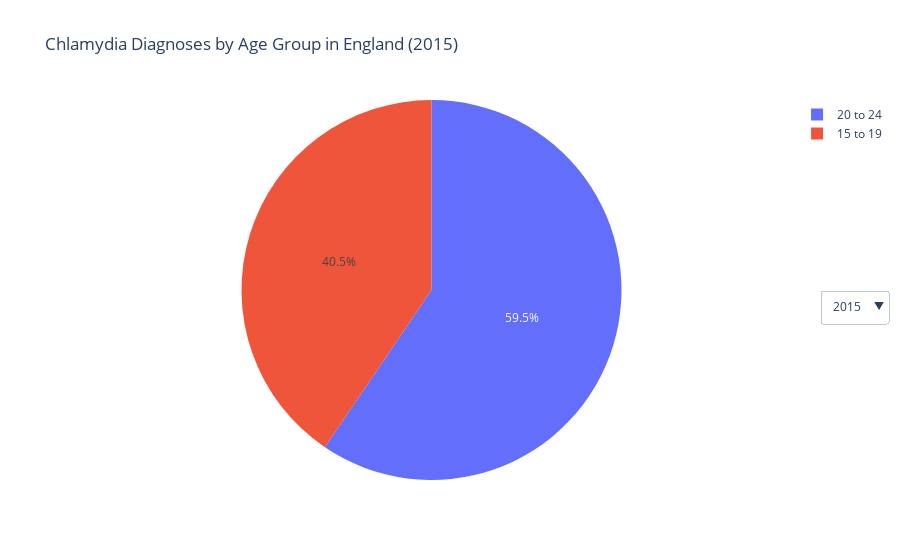

Notebook code for this chart:
### Code cell
# Interatively visualising how the proportions of Chlamydia Diagnoses by Age Group change annually using a Pie Chart and Dropdown menu system.

# Select the two relevant age groups
age_df = chlamydia_df.loc[[10, 11], ['Age', '2015', '2016', '2017', '2018', '2019',
                                     '2020', '2021', '2022', '2023', '2024']]

# Create a figure with one pie chart per year
fig = go.Figure()

years = age_df.columns[1:]  # all year columns
for i, year in enumerate(years):
    fig.add_trace(
        go.Pie(
            labels=age_df['Age'],
            values=age_df[year],
            name=str(year),
            visible=(i == 0)  # only first year visible at start
        )
    )

# Create buttons for each year
buttons = []
for i, year in enumerate(years):
    # Visible array: True for the selected year, False for others
    visible_array = [False] * len(years)
    visible_array[i] = True
    buttons.append(dict(label=str(year),
                        method="update",
                        args=[{"visible": visible_array},
                              {"title": f"Chlamydia Diagnoses by Age Group in England ({year})"}]))

# Add dropdown menu
fig.update_layout(
    updatemenus=[dict(
        active=0,
        buttons=buttons,
        x=1.15,
        y=0.5
    )],
    title=f"Chlamydia Diagnoses by Age Group in England ({years[0]})"
)

fig.show()

### Figure 1 — Plotly figure (JSON) as saved in the notebook; plotly's stock layout.template omitted (floating-point values rounded to 4 significant figures)
{"data": [{"labels": ["15 to 19", "20 to 24"], "name": "2015", "type": "pie", "values": [52952, 77743], "visible": true}, {"labels": ["15 to 19", "20 to 24"], "name": "2016", "type": "pie", "values": [50852, 78973], "visible": false}, {"labels": ["15 to 19", "20 to 24"], "name": "2017", "type": "pie", "values": [49630, 79274], "visible": false}, {"labels": ["15 to 19", "20 to 24"], "name": "2018", "type": "pie", "values": [50470, 82903], "visible": false}, {"labels": ["15 to 19", "20 to 24"], "name": "2019", "type": "pie", "values": [50924, 84314], "visible": false}, {"labels": ["15 to 19", "20 to 24"], "name": "2020", "type": "pie", "values": [32874, 60280], "visible": false}, {"labels": ["15 to 19", "20 to 24"], "name": "2021", "type": "pie", "values": [29756, 56202], "visible": false}, {"labels": ["15 to 19", "20 to 24"], "name": "2022", "type": "pie", "values": [38616, 69948], "visible": false}, {"labels": ["15 to 19", "20 to 24"], "name": "2023", "type": "pie", "values": [36783, 67225], "visible": false}, {"labels": ["15 to 19", "20 to 24"], "name": "2024", "type": "pie", "values": [29886, 55871], "visible": false}], "layout": {"title": {"text": "Chlamydia Diagnoses by Age Group in England (2015)"}, "updatemenus": [{"active": 0, "buttons": [{"args": [{"visible": [true, false, false, false, false, false, false, false, false, false]}, {"title": "Chlamydia Diagnoses by Age Group in England (2015)"}], "label": "2015", "method": "update"}, {"args": [{"visible": [false, true, false, false, false, false, false, false, false, false]}, {"title": "Chlamydia Diagnoses by Age Group in England (2016)"}], "label": "2016", "method": "update"}, {"args": [{"visible": [false, false, true, false, false, false, false, false, false, false]}, {"title": "Chlamydia Diagnoses by Age Group in England (2017)"}], "label": "2017", "method": "update"}, {"args": [{"visible": [false, false, false, true, false, false, false, false, false, false]}, {"title": "Chlamydia Diagnoses by Age Group in England (2018)"}], "label": "2018", "method": "update"}, {"args": [{"visible": [false, false, false, false, true, false, false, false, false, false]}, {"title": "Chlamydia Diagnoses by Age Group in England (2019)"}], "label": "2019", "method": "update"}, {"args": [{"visible": [false, false, false, false, false, true, false, false, false, false]}, {"title": "Chlamydia Diagnoses by Age Group in England (2020)"}], "label": "2020", "method": "update"}, {"args": [{"visible": [false, false, false, false, false, false, true, false, false, false]}, {"title": "Chlamydia Diagnoses by Age Group in England (2021)"}], "label": "2021", "method": "update"}, {"args": [{"visible": [false, false, false, false, false, false, false, true, false, false]}, {"title": "Chlamydia Diagnoses by Age Group in England (2022)"}], "label": "2022", "method": "update"}, {"args": [{"visible": [false, false, false, false, false, false, false, false, true, false]}, {"title": "Chlamydia Diagnoses by Age Group in England (2023)"}], "label": "2023", "method": "update"}, {"args": [{"visible": [false, false, false, false, false, false, false, false, false, true]}, {"title": "Chlamydia Diagnoses by Age Group in England (2024)"}], "label": "2024", "method": "update"}], "x": 1.15, "y": 0.5}]}}
